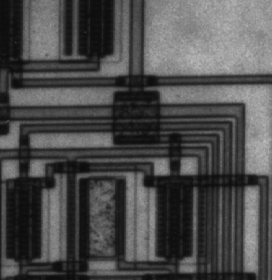
#> input picture Lab4-STD/EdgeSetection/circuit.tif, 272 x 280 px
$ jupyter execute Lab_5_STD.ipynb   (shell and % lines are left out)
#> lines starting #> are read from the running program, lines starting #| are printed output that depends on the picture; after the words box and inside, x2 and y2 are one past the last pixel; in counts of white or black regions, pixels touching at a corner belong together
### Lab4-STD/EdgeSetection/commonfunctions.py


import skimage.io as io
import matplotlib.pyplot as plt
import numpy as np
from skimage.exposure import histogram
from matplotlib.pyplot import bar
from skimage.color import rgb2gray,rgb2hsv

# Convolution:
from scipy.signal import convolve2d
from scipy import fftpack
import math

from skimage.util import random_noise
from skimage.filters import median
from skimage.feature import canny


# Edges
from skimage.filters import sobel_h, sobel, sobel_v,roberts, prewitt

# Show the figures / plots inside the notebook
def show_images(images,titles=None):
    #This function is used to show image(s) with titles by sending an array of images and an array of associated titles.
    # images[0] will be drawn with the title titles[0] if exists
    # You aren't required to understand this function, use it as-is.
    n_ims = len(images)
    if titles is None: titles = ['(%d)' % i for i in range(1,n_ims + 1)]
    fig = plt.figure()
    n = 1
    for image,title in zip(images,titles):
        a = fig.add_subplot(1,n_ims,n)
        if image.ndim == 2:
            plt.gray()
        plt.imshow(image)
        a.set_title(title)
        n += 1
    fig.set_size_inches(np.array(fig.get_size_inches()) * n_ims)
    plt.show()


# [6 lines left out: function showHist, not called in this run]

### Lab4-STD/EdgeSetection/Lab_5_STD.ipynb
# Lab 4 - part2
### Edge Detection

https://github.com/scikit-image/scikit-image/blob/master/skimage/filters/edges.py

http://scikit-image.org/docs/0.11.x/auto_examples/plot_edge_filter.html

http://scikit-image.org/docs/dev/auto_examples/edges/plot_canny.html

[cell 1]
from commonfunctions import *
from scipy.signal import convolve2d

[cell 2]
'''
1. Built-in Sobel, Prewill, Roberts
2. Custom Sobel (V-H-Both)
3. Custom LoG
'''

[cell 3]
# 1. Built-in Sobel, Prewill, Roberts

img = rgb2gray(io.imread('circuit.tif'))
#> img is the input picture: shape (280, 272); min 12, max 191, mean 76.3


img=img/255


img_prewitt = prewitt(img)
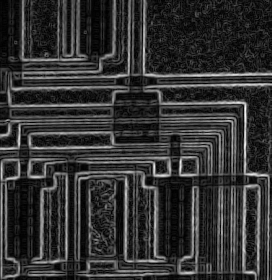
#> img_prewitt: shape (280, 272) float64; min 0, max 0.224, mean 0.0444; drawn with min black and max white
img_roberts = roberts(img)
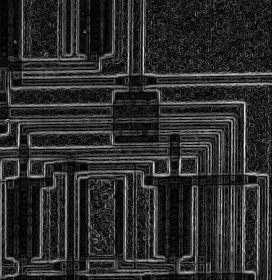
#> img_roberts: shape (280, 272) float64; min 0, max 0.208, mean 0.0363; drawn with min black and max white
img_sobel = sobel(img)
img_sobel_h =sobel_h(img)
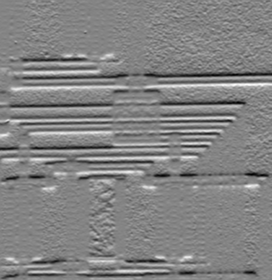
#> img_sobel_h: shape (280, 272) float64; min -0.287, max 0.268, mean -0.00183; drawn with min black and max white
img_sobel_v =sobel_v(img)
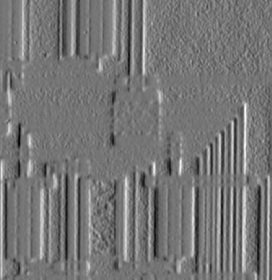
#> img_sobel_v: shape (280, 272) float64; min -0.272, max 0.318, mean 0.00226; drawn with min black and max white
img_canny = canny(img,sigma=1.5,high_threshold=0.3,low_threshold=0.05)
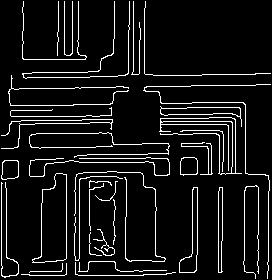
#> img_canny: shape (280, 272) bool; 8% white in thin lines or dots


show_images([img,img_prewitt,img_roberts,img_canny,img_sobel,img_sobel_h,img_sobel_v],["input","prewitt","roberts","canny","sobel","sobel_h","sobel_v"])
#> in show_images, `n_ims = len(images)`: n_ims = 7
#> the loop in show_images, `for image,title in zip(images,titles):` made 7 passes
#> title on passes 1 to 7: 'input', 'prewitt', 'roberts', 'canny', 'sobel', 'sobel_h', 'sobel_v'
#> after the loop in show_images, `for image,title in zip(images,titles):`: n = 8

[cell 4]
# 2. Custom Sobel (V-H-Both)


Hx = np.array([[-1,0,1],
                [-2,0,2],
              [-1,0,1]])


Hy = np.array([[-1,-2,-1],
                [0,0,0],
              [1,2,1]])


img_x = convolve2d(img,Hx)
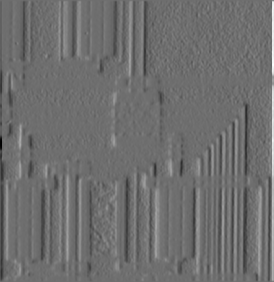
#> img_x: shape (282, 274) float64; min -2.05, max 2.67, mean 8.05e-19; drawn with min black and max white
img_y = convolve2d(img,Hy)
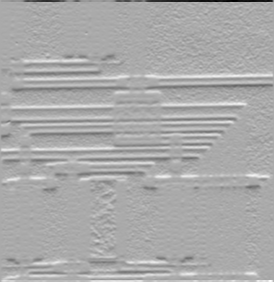
#> img_y: shape (282, 274) float64; min -2.67, max 1.33, mean 2.94e-18; drawn with min black and max white


img_x_p = np.multiply(img_x,img_x)
img_y_p = np.multiply(img_y,img_y)


sobel= np.sqrt(img_x_p+img_y_p)
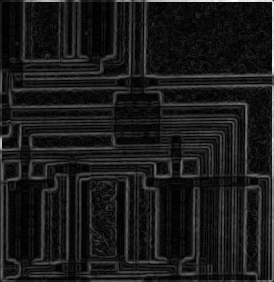
#> sobel: shape (282, 274) float64; min 0, max 2.67, mean 0.279; drawn with min black and max white


#thresholding
sobel[sobel>=0.35]=1
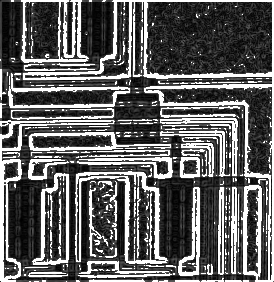
#> sobel: shape (282, 274) float64; min 0, max 1, mean 0.378
sobel[sobel<0.35]=0
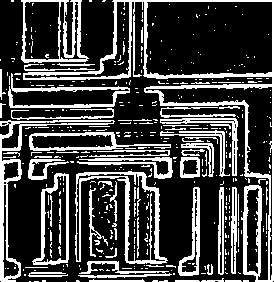
#> sobel: shape (282, 274) float64; values 0 (black) and 1 (white), 26.7% white; 438 white regions (374 under 20 px), largest, box (x1, y1, x2, y2) and area: (23, 0, 274, 282) 5009, (75, 171, 168, 264) 1658, (0, 120, 115, 282) 1642


show_images([img,sobel,img_x,img_y],["input","sobel","sobel_x","sobel_y"])
#> the loop in show_images (call 2), `for image,title in zip(images,titles):` made 4 passes
